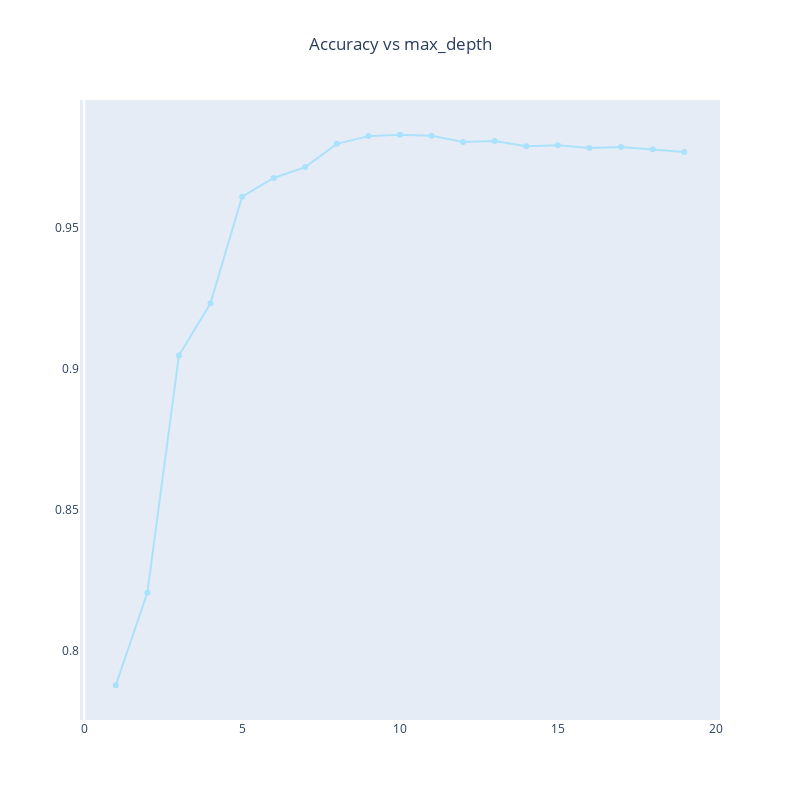

Source (notebook cell):
### Code cell
fig = go.Figure()
fig.add_trace(
    go.Scatter(
        x=[i[0] for i in l],
        y=[i[1] for i in l],
        mode="lines+markers",
        marker_color="rgb(171, 226, 251)",
    )
)
fig.update_layout(
    title="Accuracy vs max_depth",
    title_x=0.5,
    width=800,
    height=800,
    xaxis_showgrid=False,
    yaxis_showgrid=False,
)
fig.show()

### Figure 1 — Plotly figure (JSON) as saved in the notebook; plotly's stock layout.template omitted (floating-point values rounded to 4 significant figures)
{"data": [{"marker": {"color": "rgb(171, 226, 251)"}, "mode": "lines+markers", "type": "scatter", "x": [1, 2, 3, 4, 5, 6, 7, 8, 9, 10, 11, 12, 13, 14, 15, 16, 17, 18, 19], "y": [0.7877, 0.8205, 0.9047, 0.9233, 0.9611, 0.9677, 0.9716, 0.9798, 0.9826, 0.983, 0.9827, 0.9805, 0.9808, 0.979, 0.9793, 0.9784, 0.9787, 0.9779, 0.9769]}], "layout": {"height": 800, "title": {"text": "Accuracy vs max_depth", "x": 0.5}, "width": 800, "xaxis": {"showgrid": false}, "yaxis": {"showgrid": false}}}
